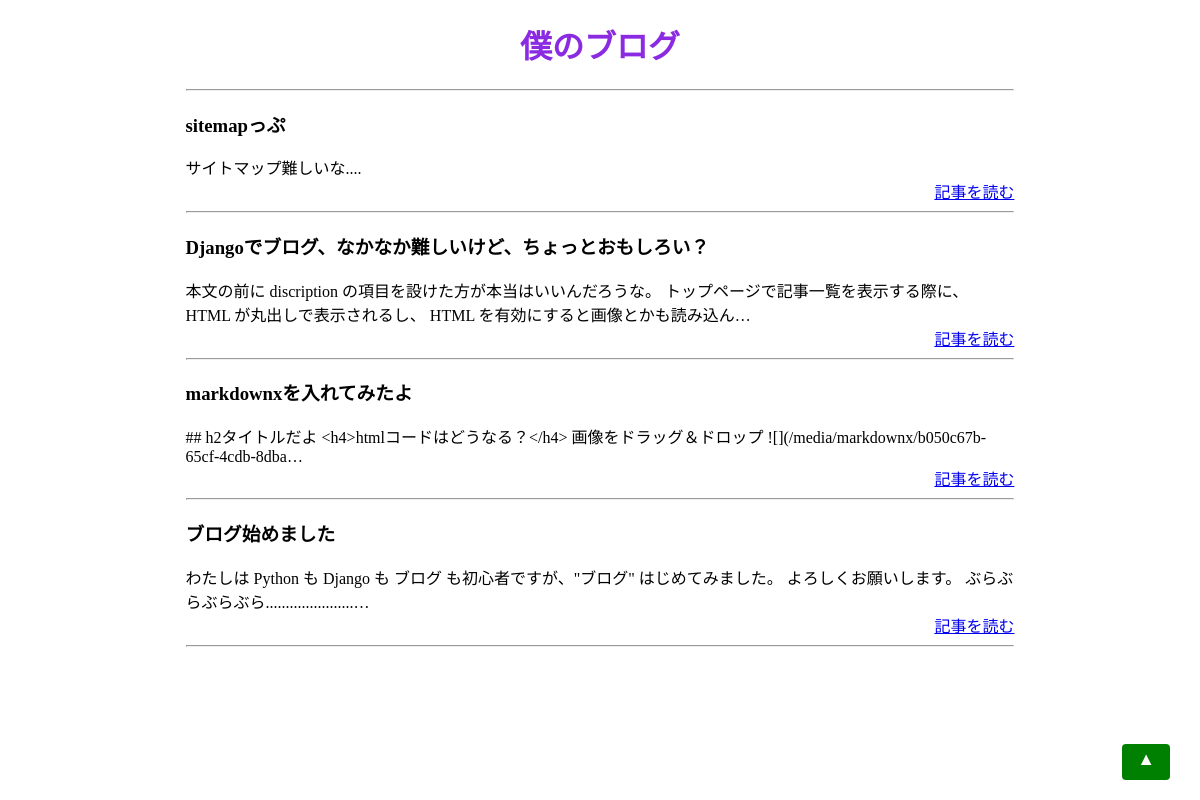
Before: / with the older database file.
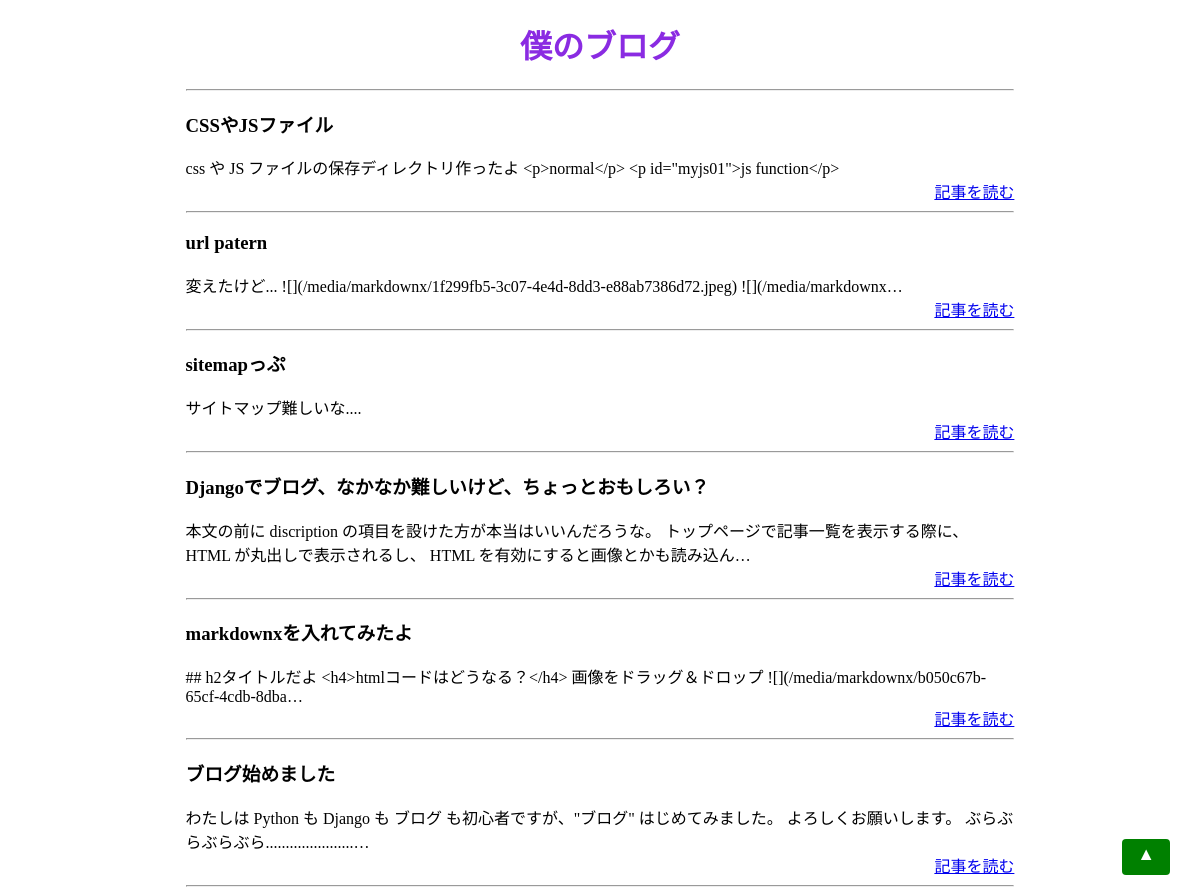
After: the same page with the newer database file.
### blog/models.py (models this page shows, shortened)
class Post(models.Model):
    title = models.CharField(max_length=100)
    slug = models.SlugField()
    text = MarkdownxField()
    created_datetime = models.DateTimeField(auto_now_add=True)
    updated_datetime = models.DateTimeField(auto_now=True)

### blog/views.py (the view)
# urls.py: path('', views.index, name='index'),
def index(request):
    posts = Post.objects.order_by('-created_datetime')
    return render(request, 'blog/index.html',{'posts':posts})

### blog/templates/blog/index.html (shortened to what this page needs)
{% extends 'blog/base.html' %}
{% block content %}
  <h1 style="text-align: center;">僕のブログ</h1>
  <div style="width: 70%;margin: 0px auto;">
    <hr />
    {% for post in posts %}
    <div>
      <h3>{{ post.title }}</h3>
      <div>{{ post.text | truncatechars:100 }}</div>
      <div style="text-align: right;">
        <a href="{% url 'post:post_detail' slug=post.slug %}">記事を読む</a>
      </div>
    </div>
    <hr />
    {% endfor %}
  </div>
{% endblock %}

### blog/templates/blog/base.html (shortened to what this page needs)
{% load static %}
<!DOCTYPE html>
<html>
<head>
  <link rel="stylesheet" href="{% static 'css/blog.css' %}">
</head>
<body>
{% block content %}
{% endblock %}
<button onclick="topFunction()" id="myBtn" title="Go to top">▲</button>
</body>
</html>

### blog/static/css/blog.css (style rules this page uses)
h1 { color: blueviolet; }
#myBtn { position: fixed; bottom: 20px; right: 30px; z-index: 99; font-size: 18px; border: none; outline: none; background-color: green; color: white; cursor: pointer; border-radius: 4px; display: block; padding-top: 5px; padding-bottom: 10px; padding-left: 15px; padding-right: 15px; }

Changed rows visible on the page:
added Post: title "CSSやJSファイル", text "css や JS ファイルの保存ディレクトリ作ったよ <p>normal</p> <p id=\"myjs01\">js function</p>"
added Post: title "url patern", text "変えたけど... ![](/media/markdownx/1f299fb5-3c07-4e4d-8dd3-e88ab7386d72.jpeg) ![](/media/markdownx…"
